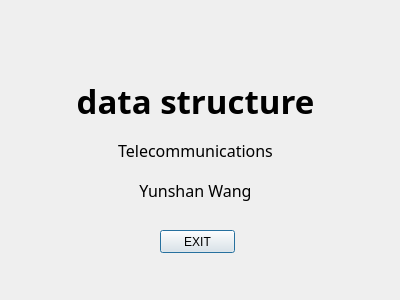
<?xml version="1.0" encoding="UTF-8"?>
<ui version="4.0">
 <class>About</class>
 <widget class="QDialog" name="About">
  <property name="geometry">
   <rect>
    <x>0</x>
    <y>0</y>
    <width>400</width>
    <height>300</height>
   </rect>
  </property>
  <property name="windowTitle">
   <string>ABOUT</string>
  </property>
  <widget class="QPushButton" name="pushButtonexit">
   <property name="geometry">
    <rect>
     <x>160</x>
     <y>230</y>
     <width>75</width>
     <height>23</height>
    </rect>
   </property>
   <property name="text">
    <string>EXIT</string>
   </property>
  </widget>
  <widget class="QLabel" name="label">
   <property name="geometry">
    <rect>
     <x>50</x>
     <y>70</y>
     <width>291</width>
     <height>61</height>
    </rect>
   </property>
   <property name="font">
    <font>
     <family>Agency FB</family>
     <pointsize>25</pointsize>
     <weight>75</weight>
     <bold>true</bold>
    </font>
   </property>
   <property name="text">
    <string>data structure</string>
   </property>
   <property name="alignment">
    <set>Qt::AlignCenter</set>
   </property>
  </widget>
  <widget class="QLabel" name="label_2">
   <property name="geometry">
    <rect>
     <x>90</x>
     <y>130</y>
     <width>211</width>
     <height>41</height>
    </rect>
   </property>
   <property name="font">
    <font>
     <family>Agency FB</family>
     <pointsize>12</pointsize>
    </font>
   </property>
   <property name="text">
    <string>Telecommunications</string>
   </property>
   <property name="alignment">
    <set>Qt::AlignCenter</set>
   </property>
  </widget>
  <widget class="QLabel" name="label_3">
   <property name="geometry">
    <rect>
     <x>90</x>
     <y>170</y>
     <width>211</width>
     <height>41</height>
    </rect>
   </property>
   <property name="font">
    <font>
     <family>Agency FB</family>
     <pointsize>12</pointsize>
    </font>
   </property>
   <property name="text">
    <string>Yunshan Wang</string>
   </property>
   <property name="alignment">
    <set>Qt::AlignCenter</set>
   </property>
  </widget>
 </widget>
 <resources/>
 <connections/>
</ui>
